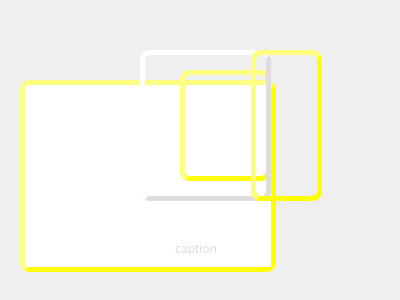
<?xml version="1.0" encoding="UTF-8"?>
<ui version="4.0">
 <class>PhotoFrameClass</class>
 <widget class="QWidget" name="PhotoFrameClass">
  <property name="geometry">
   <rect>
    <x>0</x>
    <y>0</y>
    <width>400</width>
    <height>300</height>
   </rect>
  </property>
  <property name="windowTitle">
   <string>PhotoFrame</string>
  </property>
  <property name="styleSheet">
   <string notr="true"/>
  </property>
  <widget class="QLabel" name="photoWidget">
   <property name="geometry">
    <rect>
     <x>180</x>
     <y>70</y>
     <width>91</width>
     <height>111</height>
    </rect>
   </property>
   <property name="styleSheet">
    <string notr="true">QLabel#photoWidget { 
border-width: 5px; 
border-style: outset; 
border-color: #FFFF00; 
border-radius: 10px; 
/*background: #FFFFFF; */
color: #000000; 
selection-background-color:#000000; 
}</string>
   </property>
   <property name="text">
    <string/>
   </property>
  </widget>
  <widget class="QLabel" name="defaultBorder">
   <property name="geometry">
    <rect>
     <x>140</x>
     <y>50</y>
     <width>131</width>
     <height>151</height>
    </rect>
   </property>
   <property name="styleSheet">
    <string notr="true">QLabel#defaultBorder { 
border-width: 5px; 
border-style: outset; 
border-color: #DDDDDD; 
border-radius: 10px; 
/*background: #FFFFFF; */
color: #000000; 
selection-background-color:#000000; 
}</string>
   </property>
   <property name="text">
    <string/>
   </property>
  </widget>
  <widget class="QLabel" name="selectedBorder">
   <property name="geometry">
    <rect>
     <x>251</x>
     <y>50</y>
     <width>71</width>
     <height>151</height>
    </rect>
   </property>
   <property name="styleSheet">
    <string notr="true">QLabel#selectedBorder { 
border-width: 5px; 
border-style: outset; 
border-color: #FFFF00; 
border-radius: 10px; 
/*background: #FFFFFF; */
color: #000000; 
selection-background-color:#000000; 
}</string>
   </property>
   <property name="text">
    <string/>
   </property>
  </widget>
  <widget class="QLabel" name="caption">
   <property name="geometry">
    <rect>
     <x>170</x>
     <y>240</y>
     <width>52</width>
     <height>13</height>
    </rect>
   </property>
   <property name="palette">
    <palette>
     <active>
      <colorrole role="WindowText">
       <brush brushstyle="SolidPattern">
        <color alpha="255">
         <red>221</red>
         <green>221</green>
         <blue>221</blue>
        </color>
       </brush>
      </colorrole>
     </active>
     <inactive>
      <colorrole role="WindowText">
       <brush brushstyle="SolidPattern">
        <color alpha="255">
         <red>221</red>
         <green>221</green>
         <blue>221</blue>
        </color>
       </brush>
      </colorrole>
     </inactive>
     <disabled>
      <colorrole role="WindowText">
       <brush brushstyle="SolidPattern">
        <color alpha="255">
         <red>108</red>
         <green>106</green>
         <blue>102</blue>
        </color>
       </brush>
      </colorrole>
     </disabled>
    </palette>
   </property>
   <property name="font">
    <font>
     <family>Arial Black</family>
    </font>
   </property>
   <property name="text">
    <string>caption</string>
   </property>
   <property name="alignment">
    <set>Qt::AlignHCenter|Qt::AlignTop</set>
   </property>
  </widget>
  <widget class="QGraphicsView" name="photoWidget2">
   <property name="geometry">
    <rect>
     <x>20</x>
     <y>80</y>
     <width>256</width>
     <height>192</height>
    </rect>
   </property>
   <property name="styleSheet">
    <string notr="true">QGraphicsView#photoWidget2 { 
border-width: 5px; 
border-style: outset; 
border-color: #FFFF00; 
border-radius: 10px; 
/*background: #FFFFFF; */
color: #000000; 
selection-background-color:#000000; 
}</string>
   </property>
  </widget>
  <zorder>photoWidget2</zorder>
  <zorder>photoWidget</zorder>
  <zorder>defaultBorder</zorder>
  <zorder>selectedBorder</zorder>
  <zorder>caption</zorder>
 </widget>
 <layoutdefault spacing="6" margin="11"/>
 <resources/>
 <connections/>
</ui>
